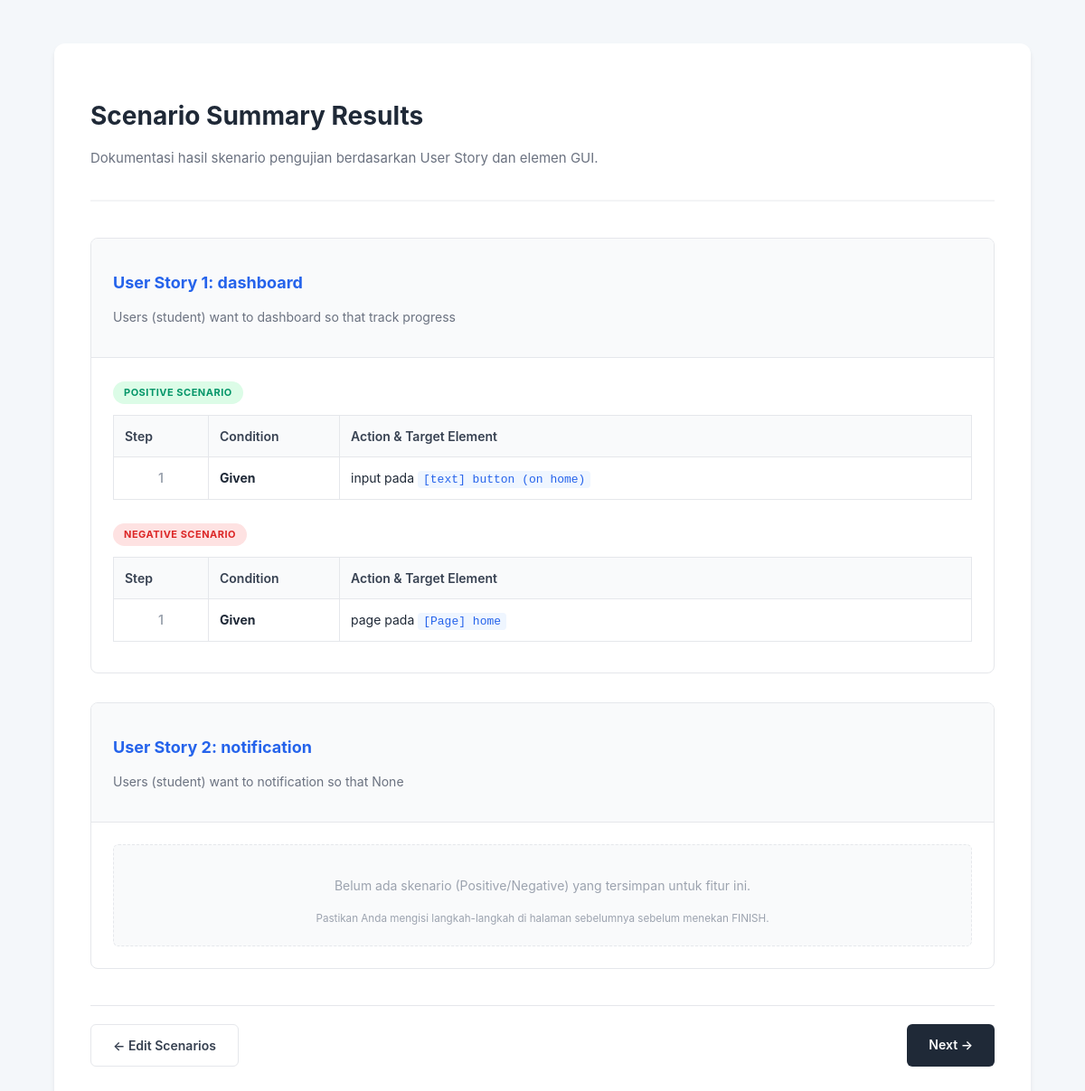
The page /scenario_result/G01/ on the database its author committed.
### main/models.py (models this page shows, shortened)
class UseCaseSpecification(models.Model):
    id = models.AutoField(primary_key=True)
    gui = models.ForeignKey(GUI, on_delete=models.CASCADE, null=True, blank=True)
    feature_name = models.CharField(max_length=255, default="Feature")
    summary_description = models.TextField(null=True, blank=True)
    PRIORITY_CHOICES = [
        ('Must Have', 'Must Have'),
        ('Should Have', 'Should Have'),
        ('Could Have', 'Could Have'),
        ("Won't Have", "Won't Have"),
    ]
    priority = models.CharField(max_length=50, choices=PRIORITY_CHOICES, default='Must Have')
    STATUS_CHOICES = [
        ('Active', 'Active'),
        ('Inactive', 'Inactive')
    ]
    status = models.CharField(max_length=50, choices=STATUS_CHOICES, default='Active')
    input_precondition = models.TextField(null=True, blank=True)
    input_postcondition = models.TextField(null=True, blank=True)

class TestScenario(models.Model):
    SCENARIO_TYPES = [('Positive', 'Positive'), ('Negative', 'Negative')]
    use_case = models.ForeignKey(UseCaseSpecification, on_delete=models.CASCADE, related_name='scenarios')
    scenario_type = models.CharField(max_length=20, choices=SCENARIO_TYPES)

class TestStep(models.Model):
    scenario = models.ForeignKey(TestScenario, on_delete=models.CASCADE, related_name='steps')
    step_number = models.IntegerField()
    condition = models.CharField(max_length=50)
    action_type = models.CharField(max_length=50)
    target_id = models.CharField(max_length=100, null=True, blank=True)
    target_text = models.CharField(max_length=255, null=True, blank=True)

### main/views.py (the view)
# urls.py: path('scenario_result/<str:gui_id>/', views.scenario_result, name='scenario_result'),
def scenario_result(request, gui_id):
    from .models import GUI, UseCaseSpecification
    if gui_id:
        gui_obj = get_object_or_404(GUI, id_gui=gui_id)
    else:
        gui_obj = GUI.objects.first()
    specs = UseCaseSpecification.objects.prefetch_related('scenarios__steps').all()
    return render(request, 'main/scenario_result.html', {
        'specs': specs,
        'gui': gui_obj
    })

### main/templates/main/scenario_result.html (shortened to what this page needs)
<!DOCTYPE html>
<html lang="en">
<head>
</head>
<body>
<div class="container">
    <header>
        <h1>Scenario Summary Results</h1>
        <p class="subtitle">Dokumentasi hasil skenario pengujian berdasarkan User Story dan elemen GUI.</p>
    </header>
    {% for spec in specs %}
    <div class="story-card">
        <div class="story-header">
            <h2>User Story {{ forloop.counter }}: {{ spec.feature_name }}</h2>
            <p style="font-size: 14px; color: #6b7280;">{{ spec.summary_description|default:"No description provided." }}</p>
        </div>
        <div class="scenario-container">
            {% for scenario in spec.scenarios.all %}
            <div class="scenario-group">
                <span class="scenario-badge {% if scenario.scenario_type == 'Positive' %}bg-pos{% else %}bg-neg{% endif %}">
                    {{ scenario.scenario_type }} Scenario
                </span>
                <table class="result-table">
                    <thead>
                        <tr>
                            <th width="80">Step</th>
                            <th width="120">Condition</th>
                            <th>Action & Target Element</th>
                        </tr>
                    </thead>
                    <tbody>
                        {% for step in scenario.steps.all|dictsort:"step_number" %}
                        <tr>
                            <td class="step-col">{{ step.step_number }}</td>
                            <td class="cond-col">{{ step.condition }}</td>
                            <td>
                                <span>{{ step.action_type }}</span> pada
                                <span class="target-highlight">{{ step.target_text }}</span>
                            </td>
                        </tr>
                        {% endfor %}
                    </tbody>
                </table>
            </div>
            {% empty %}
            <div class="no-data">
                <p>Belum ada skenario (Positive/Negative) yang tersimpan untuk fitur ini.</p>
                <small>Pastikan Anda mengisi langkah-langkah di halaman sebelumnya sebelum menekan FINISH.</small>
            </div>
            {% endfor %}
        </div>
    </div>
    {% endfor %}
    <div class="navigation">
        <a href="{% url 'main:user_scenario' gui.id_gui %}" class="btn btn-secondary">&larr; Edit Scenarios</a>
        <a href="{% url 'main:import_sql' %}" class="btn btn-primary">Next &rarr;</a>
    </div>
</div>
</body>
</html>

### main/templates/main/scenario_result.html (style rules this page uses)
:root { --primary: #2563eb; --success: #059669; --danger: #dc2626; --gray-50: #f9fafb; --gray-100: #f3f4f6; --gray-200: #e5e7eb; --gray-700: #374151; --gray-800: #1f2937; }
body { font-family: 'Inter', -apple-system, sans-serif; background-color: #f4f7fa; color: var(--gray-800); line-height: 1.5; padding: 40px 20px; }
.container { max-width: 1000px; margin: 0 auto; background: #ffffff; padding: 40px; border-radius: 12px; box-shadow: 0 4px 6px -1px rgba(0, 0, 0, 0.1); }
header { border-bottom: 2px solid var(--gray-100); padding-bottom: 20px; margin-bottom: 40px; }
h1 { font-size: 28px; margin-bottom: 8px; color: var(--gray-800); }
.subtitle { color: #6b7280; font-size: 15px; }
.story-card { border: 1px solid var(--gray-200); border-radius: 8px; margin-bottom: 32px; overflow: hidden; }
.story-header { background: var(--gray-50); padding: 20px 24px; border-bottom: 1px solid var(--gray-200); }
.story-header h2 { font-size: 18px; color: var(--primary); margin-bottom: 4px; }
.scenario-container { padding: 24px; }
.scenario-group { margin-bottom: 24px; }
.scenario-group:last-child { margin-bottom: 0; }
.scenario-badge { display: inline-block; padding: 4px 12px; border-radius: 20px; font-size: 11px; font-weight: 700; text-transform: uppercase; letter-spacing: 0.5px; margin-bottom: 12px; }
.bg-pos { background: #dcfce7; color: var(--success); }
.bg-neg { background: #fee2e2; color: var(--danger); }
.result-table { width: 100%; border-collapse: collapse; font-size: 14px; margin-bottom: 10px; }
.result-table th { background: var(--gray-50); text-align: left; padding: 12px; border: 1px solid var(--gray-200); color: var(--gray-700); font-weight: 600; }
.result-table td { padding: 12px; border: 1px solid var(--gray-200); vertical-align: top; }
.step-col { text-align: center; font-weight: 600; color: #9ca3af; }
.cond-col { font-weight: 700; color: var(--gray-800); width: 100px; }
.target-highlight { background: #eff6ff; color: var(--primary); padding: 2px 6px; border-radius: 4px; font-family: 'SFMono-Regular', Consolas, monospace; font-size: 13px; }
.no-data { padding: 20px; background: var(--gray-50); border: 1px dashed var(--gray-200); border-radius: 6px; text-align: center; color: #9ca3af; font-size: 14px; }
.navigation { display: flex; justify-content: space-between; margin-top: 40px; padding-top: 20px; border-top: 1px solid var(--gray-200); }
.btn { padding: 12px 24px; border-radius: 6px; text-decoration: none; font-weight: 600; font-size: 14px; transition: all 0.2s; }
.btn-secondary { background: white; border: 1px solid var(--gray-200); color: var(--gray-700); }
.btn-primary { background: var(--gray-800); color: white; border: none; }

### rows shown on the page
UseCaseSpecification: feature_name "dashboard", summary_description "Users (student) want to dashboard so that track progress"
TestScenario: scenario_type "POSITIVE"
TestStep: step_number "1", condition "Given", action_type "input", target_text "[text] button (on home)"
TestScenario: scenario_type "NEGATIVE"
TestStep: step_number "1", condition "Given", action_type "page", target_text "[Page] home"
UseCaseSpecification: feature_name "notification", summary_description "Users (student) want to notification so that None"
